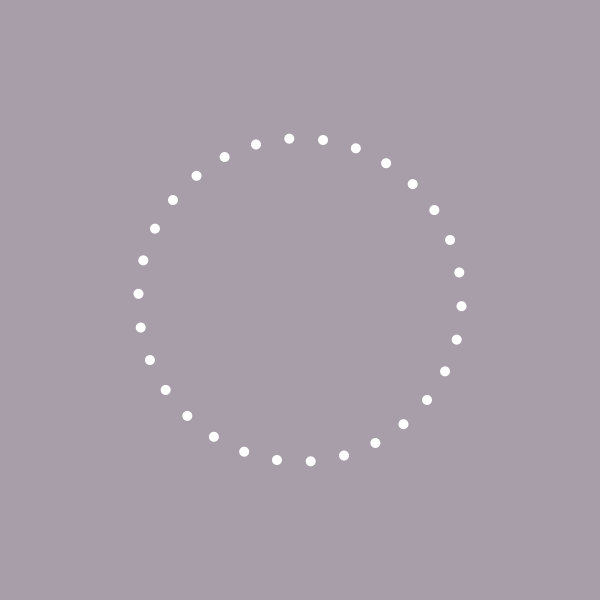
Frame 1 (no input)
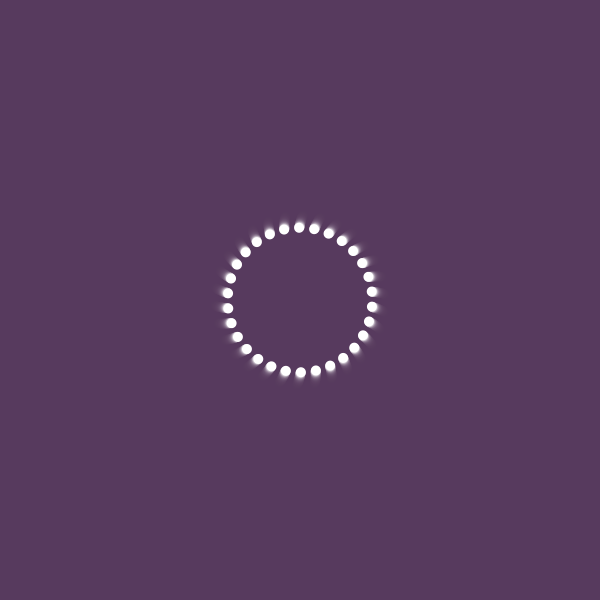
Frame 60 (the mouse pressed at the canvas centre just before this capture)
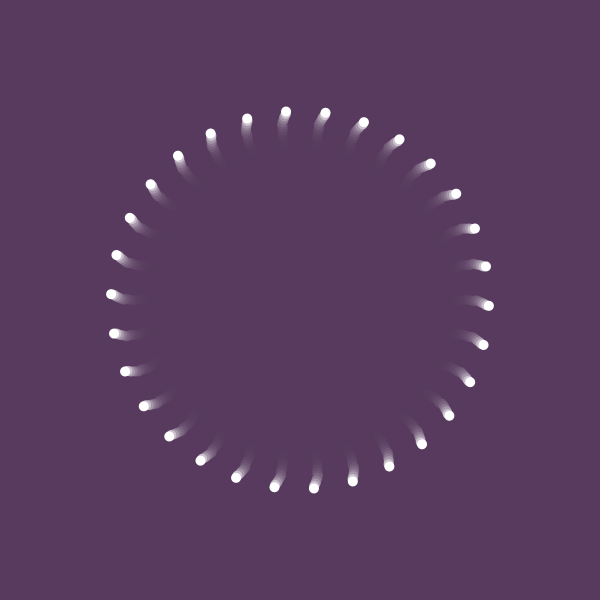
Frame 120 (the mouse held since frame 60 and released just before this capture)

The Processing sketch that drew these frames (run headless with seeded random() and noise(); from frame 60 on, the mouse is pressed at the canvas centre):

// Processing sketch: processing_155250
// ── processing_155250.pde

float startRadius;
float endRadius;

float noiseScale = 300;
int num = 30;

float m = 0;

void setup() {
  size(600, 600);
  smooth();

  startRadius = random (width/2-50);
  endRadius = random (width/2-50);

  frameRate (30);
}




void draw()
{
  fill (#57385c, 80);
  noStroke();
  rect (0, 0, width, height);

  fill (#ffffff);
  noStroke();

  float rad = lerp (startRadius, endRadius, sin (m));
  
  if (mousePressed && mouseButton == LEFT) num = (int) map (mouseX, 0, width, 1, 200);
  else if (mousePressed && mouseButton == RIGHT) noiseScale = map (mouseY, 0, height, 1, 500);

  int i = 0;
  while (i < num)
  {
    float angle = noise (frameCount / noiseScale) * TWO_PI + map (i, 0, num, 0, TWO_PI);
    float x = width/2 + cos (angle) * rad; 
    float y = height/2 + sin (angle) * rad; 

    ellipse (x, y, 10, 10);
    i = i+1;
  }

  m+= 0.02;

  if (m >= PI/2)
  {
    m = 0;
    startRadius = endRadius;
    endRadius = random (width/2-50);
  }
}
